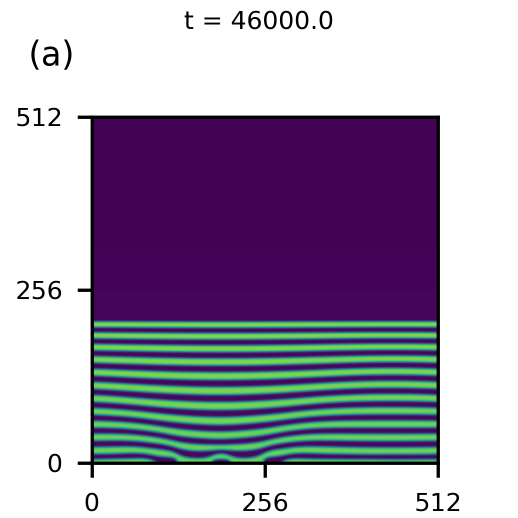
#> input picture KAUST/Supplemental/Fig_3/11/plt/nfields_00023.png, 1035 x 1035 px (shown at 1/2 size)
$ python Vel_mix.py
#> lines starting #> are read from the running program, lines starting #| are printed output that depends on the picture
#!/usr/bin/env python3

from PIL import Image

images = [
    Image.open("11/plt/nfields_00023.png"),
    Image.open("11/plt/nfields_00050.png"),
    Image.open("12/plt/nfields_00007.png"),
    Image.open("12/plt/nfields_00048.png"),
    Image.open("11/vel/nvel_00023.png"),
    Image.open("11/vel/nvel_00050.png"),
    Image.open("12/vel/nvel_00007.png"),
    Image.open("12/vel/nvel_00048.png")
    ]
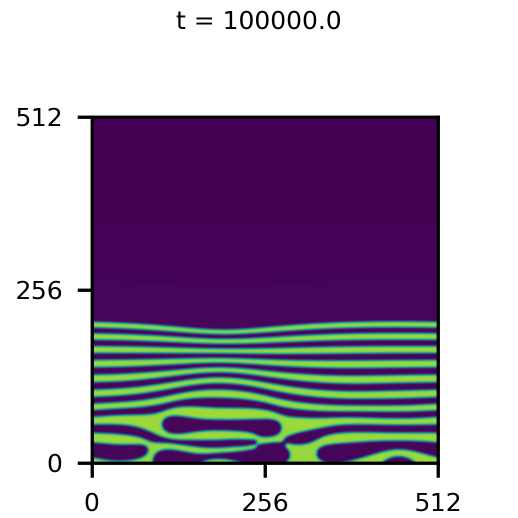
#> input picture KAUST/Supplemental/Fig_3/11/plt/nfields_00050.png, 1035 x 1035 px (shown at 1/2 size)
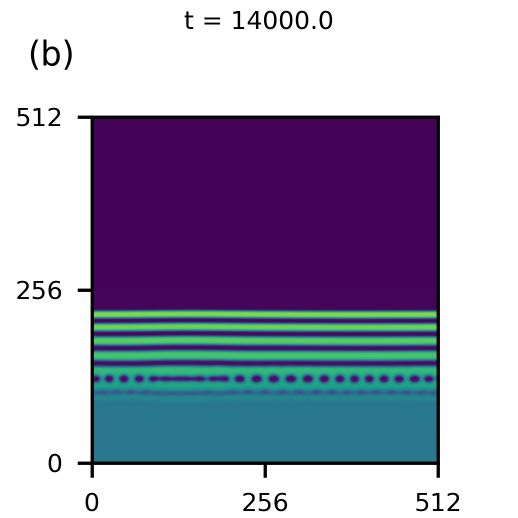
#> input picture KAUST/Supplemental/Fig_3/12/plt/nfields_00007.png, 1035 x 1035 px (shown at 1/2 size)
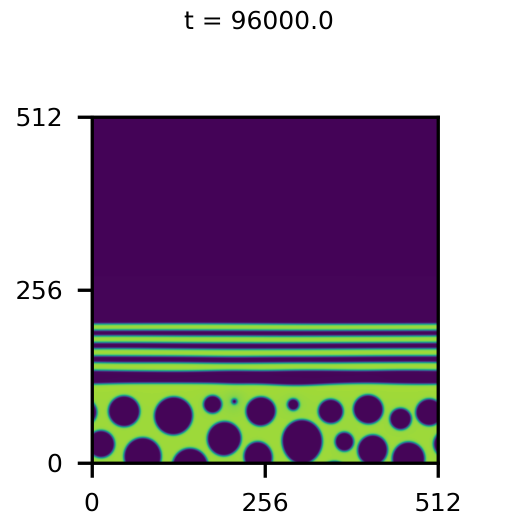
#> input picture KAUST/Supplemental/Fig_3/12/plt/nfields_00048.png, 1035 x 1035 px (shown at 1/2 size)
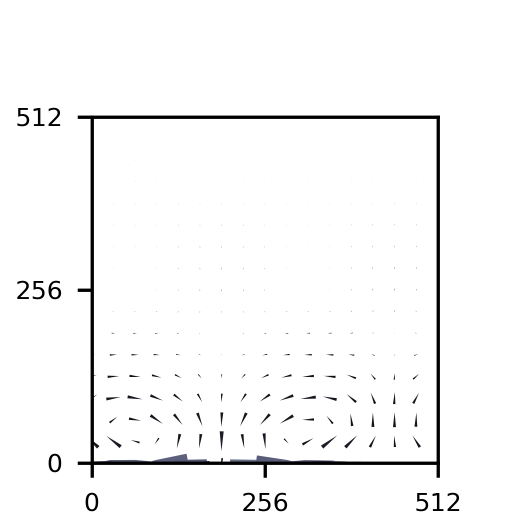
#> input picture KAUST/Supplemental/Fig_3/11/vel/nvel_00023.png, 1035 x 1035 px (shown at 1/2 size)
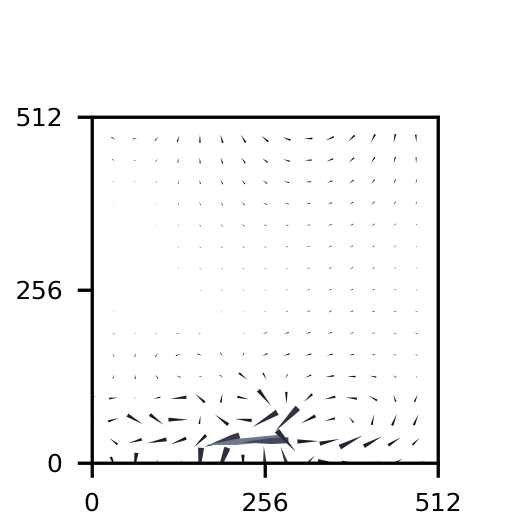
#> input picture KAUST/Supplemental/Fig_3/11/vel/nvel_00050.png, 1035 x 1035 px (shown at 1/2 size)
#> (the run stopped early here; a loop or call above may not have finished)
